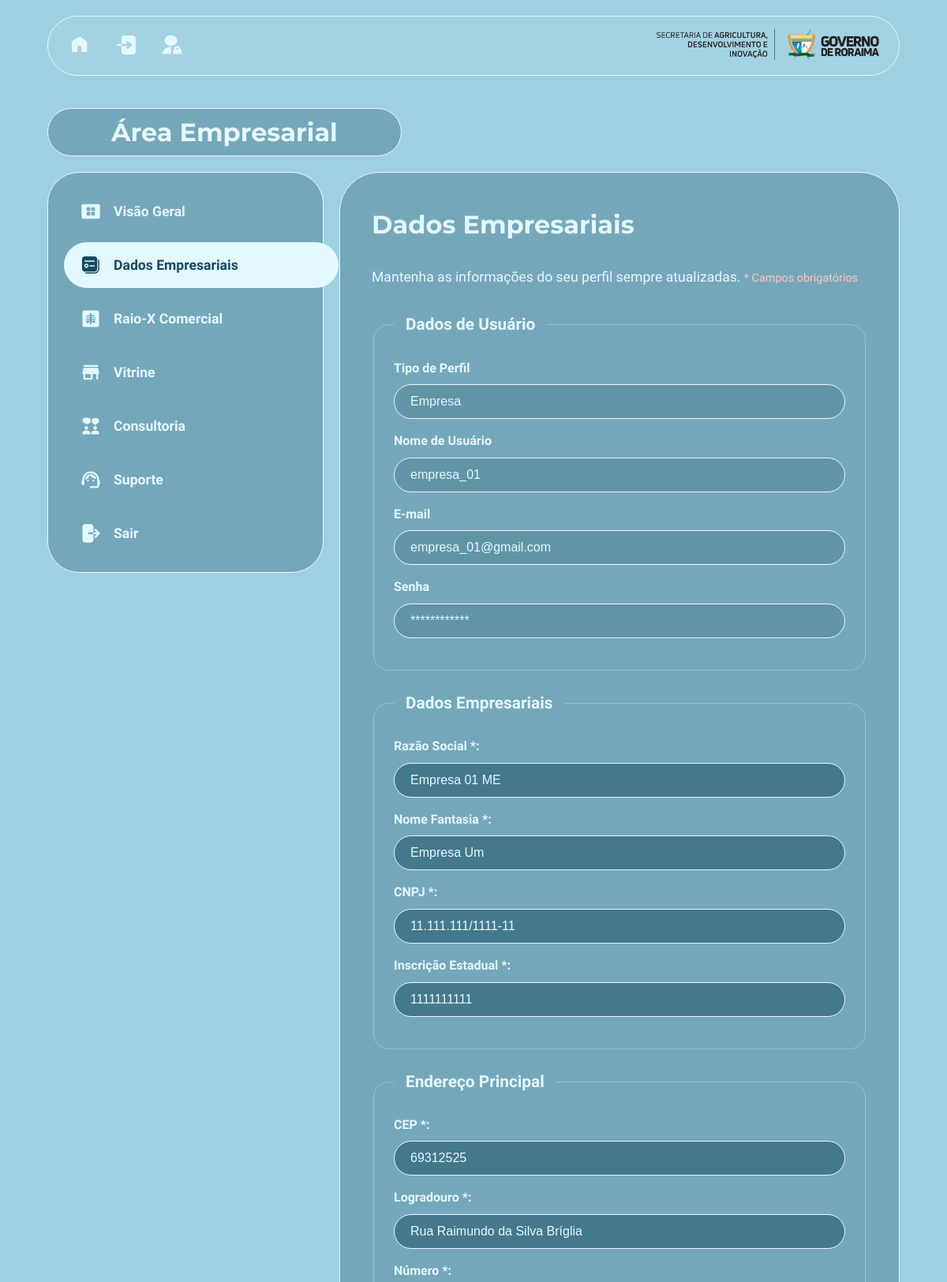
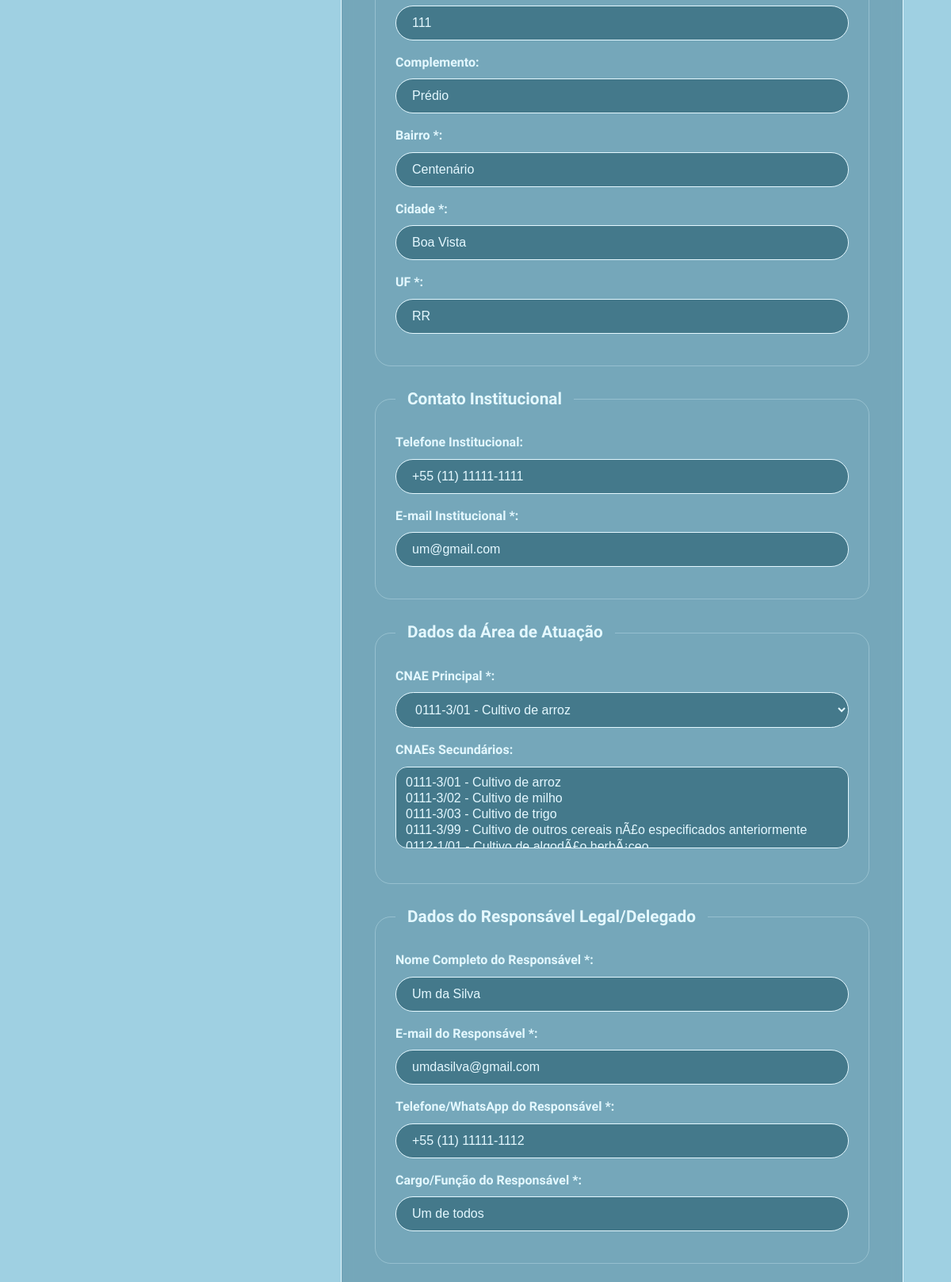
/profile/dados-empresariais/ (signed in, upper part), run on the app's committed database (2 pictures, top to bottom).
### site_setup/models.py (models this page shows, shortened)
class HeaderLogo(models.Model):
    image = models.ImageField(upload_to='logos/header/', help_text="Logo que aparece no header.")
    link = models.URLField(max_length=200, blank=True, null=True, help_text="Link opcional para o logo.")

### accounts_management/models.py (models this page shows)
class CustomUser(AbstractUser):
    USER_TYPE_CHOICES = (
        ('empresa', 'Empresa'),
        ('empreendedor', 'Empreendedor'),
    )
    user_type = models.CharField(
        max_length=20,
        choices=USER_TYPE_CHOICES,
        default='empreendedor',
        verbose_name="Este perfil é para"
    )
    is_email_verified = models.BooleanField(
        default=False,
        verbose_name="E-mail verificado"
    )

### profiles_management/models.py (models this page shows, shortened)
class EmpresaProfile(models.Model):
    user = models.OneToOneField(CustomUser, on_delete=models.CASCADE, related_name='empresa_profile')
    razao_social = models.CharField(max_length=255, verbose_name="Razão Social")
    nome_fantasia = models.CharField(max_length=255, verbose_name="Nome Fantasia")
    cnpj = models.CharField(max_length=18, unique=True, verbose_name="CNPJ") # Formato XX.XXX.XXX/XXXX-XX
    inscricao_estadual = models.CharField(max_length=20, verbose_name="Inscrição Estadual")
    cep = models.CharField(max_length=9, verbose_name="CEP") # Formato XXXXX-XXX
    logradouro = models.CharField(max_length=255, verbose_name="Logradouro")
    numero = models.CharField(max_length=20, verbose_name="Número")
    complemento = models.CharField(max_length=100, blank=True, null=True, verbose_name="Complemento")
    bairro = models.CharField(max_length=100, verbose_name="Bairro")
    cidade = models.CharField(max_length=100, verbose_name="Cidade")
    uf = models.CharField(max_length=2, verbose_name="UF")
    telefone_institucional = models.CharField(max_length=20, blank=True, null=True, verbose_name="Telefone Institucional")
    email_institucional = models.EmailField(max_length=255, verbose_name="E-mail Institucional")
    cnae_principal = models.ForeignKey(CNAE, on_delete=models.SET_NULL, null=True, related_name='empresas_principal', verbose_name="CNAE Principal")
    cnaes_secundarios = models.ManyToManyField(CNAE, related_name='empresas_secundarias', blank=True, verbose_name="CNAEs Secundários")
    responsavel_nome = models.CharField(max_length=255, verbose_name="Nome Completo do Responsável")
    responsavel_email = models.EmailField(max_length=255, verbose_name="E-mail do Responsável")
    responsavel_telefone = models.CharField(max_length=20, verbose_name="Telefone/WhatsApp do Responsável")
    responsavel_cargo = models.CharField(max_length=100, verbose_name="Cargo/Função do Responsável")
    logotipo = models.ImageField(upload_to='logotipos/', verbose_name="Logotipo")
    website = models.URLField(max_length=255, blank=True, null=True)
    redes_sociais = models.CharField(max_length=255, blank=True, null=True, verbose_name="Redes Sociais (links separados por vírgula)")
    comprovante_dados = models.FileField(upload_to='comprovantes/empresa/', verbose_name="Comprovante de Dados Empresariais (PDF, JPG)")
    comprovante_responsavel = models.FileField(upload_to='comprovantes/responsavel/', verbose_name="Comprovante do Responsável Legal (PDF, JPG)")
    class Meta:
        verbose_name = "Perfil de Empresa"
        verbose_name_plural = "Dados Empresariais - Empresa"

### profiles_management/views.py (the view)
# urls.py: path('dados-empresariais/', views.manage_profile_view, name='manage_profile'),
@login_required
def manage_profile_view(request):
    user = request.user
    if user.user_type == 'empresa':
        ProfileModel = EmpresaProfile
        ProfileForm = EmpresaProfileForm
    elif user.user_type == 'empreendedor':
        ProfileModel = EmpreendedorProfile
        ProfileForm = EmpreendedorProfileForm
    else:
        messages.error(request, 'Tipo de perfil de usuário inválido.')
        return redirect('dashboard')
    try:
        profile_instance = ProfileModel.objects.get(user=user)
    except ProfileModel.DoesNotExist:
        profile_instance = None
    if request.method == 'POST':
        form = ProfileForm(request.POST, request.FILES, instance=profile_instance)
        if form.is_valid():
            profile = form.save(commit=False)
            profile.user = user
            profile.save()
            messages.success(request, 'Seus dados foram salvos com sucesso!')
            return redirect('dashboard')
    else:
        form = ProfileForm(instance=profile_instance)
    context = {
        'form': form
    }
    return render(request, 'profiles_management/manage_profile.html', context)

### profiles_management/models.py (called while the page is built)
    def __str__(self):
        return f"{self.codigo} - {self.descricao}"

### site_setup/context_processors.py (called while the page is built)
def global_context(request):
    return {
        'header_logos': HeaderLogo.objects.all(),
        'partner_logos': PartnerLogo.objects.all().order_by('order'),
    }

### templates/profiles_management/manage_profile.html (shortened to what this page needs)
{% extends 'base.html' %}
{% load static %}
{% block content %}
<h1 class="page-title">Área Empresarial</h1>
<div class="page-layout">
    <aside class="sidebar-column">
        <div class="dashboard-menu">
            <a href="{% url 'dashboard' %}" class="dashboard-menu-item">
                <span class="menu-icon icon-visao-geral"></span>
                <span>Visão Geral</span>
            </a>
            <a href="{% url 'manage_profile' %}" class="dashboard-menu-item is-active">
                <span class="menu-icon icon-dados-empresariais"></span>
                <span>Dados Empresariais</span>
            </a>
            <a href="#" class="dashboard-menu-item">
                <span class="menu-icon icon-raio-x"></span>
                <span>Raio-X Comercial</span>
            </a>
            <a href="#" class="dashboard-menu-item">
                <span class="menu-icon icon-vitrine"></span>
                <span>Vitrine</span>
            </a>
            <a href="#" class="dashboard-menu-item">
                <span class="menu-icon icon-consultoria"></span>
                <span>Consultoria</span>
            </a>
            <a href="#" class="dashboard-menu-item">
                <span class="menu-icon icon-suporte"></span>
                <span>Suporte</span>
            </a>
            <form action="{% url 'logout' %}" method="post" style="margin: 0;">
                <button type="submit" class="dashboard-menu-item">
                    <span class="menu-icon icon-sair"></span>
                    <span>Sair</span>
                </button>
            </form>
        </div>
    </aside>
    <div class="main-column">
        <div class="content-panel">
            <div class="dashboard-content">
                <h2>Dados Empresariais</h2>
                <p>Mantenha as informações do seu perfil sempre atualizadas. <span class="required-notice">* Campos obrigatórios</span></p>
                <form method="post" enctype="multipart/form-data" class="profile-form">
                    {% if request.user.user_type == 'empresa' %}
                    <fieldset class="form-section">
                        <legend>Dados de Usuário</legend>
                        <div class="form-group readonly-group">
                            <label>Tipo de Perfil</label>
                            <input type="text" value="{{ request.user.get_user_type_display }}" readonly>
                        </div>
                        <div class="form-group readonly-group">
                            <label>Nome de Usuário</label>
                            <input type="text" value="{{ request.user.username }}" readonly>
                        </div>
                        <div class="form-group readonly-group">
                            <label>E-mail</label>
                            <input type="text" value="{{ request.user.email }}" readonly>
                        </div>
                         <div class="form-group readonly-group">
                            <label>Senha</label>
                            <input type="text" value="************" readonly>
                        </div>
                    </fieldset>
                    <fieldset class="form-section">
                        <legend>Dados Empresariais</legend>
                        <div class="form-group">{{ form.razao_social.label_tag }}{{ form.razao_social }}{{ form.razao_social.errors }}</div>
                        <div class="form-group">{{ form.nome_fantasia.label_tag }}{{ form.nome_fantasia }}{{ form.nome_fantasia.errors }}</div>
                        <div class="form-group">{{ form.cnpj.label_tag }}{{ form.cnpj }}{{ form.cnpj.errors }}</div>
                        <div class="form-group">{{ form.inscricao_estadual.label_tag }}{{ form.inscricao_estadual }}{{ form.inscricao_estadual.errors }}</div>
                    </fieldset>
                    <fieldset class="form-section">
                        <legend>Endereço Principal</legend>
                        <div class="form-group">{{ form.cep.label_tag }}{{ form.cep }}{{ form.cep.errors }}</div>
                        <div class="form-group">{{ form.logradouro.label_tag }}{{ form.logradouro }}{{ form.logradouro.errors }}</div>
                        <div class="form-group">{{ form.numero.label_tag }}{{ form.numero }}{{ form.numero.errors }}</div>
                        <div class="form-group">{{ form.complemento.label_tag }}{{ form.complemento }}{{ form.complemento.errors }}</div>
                        <div class="form-group">{{ form.bairro.label_tag }}{{ form.bairro }}{{ form.bairro.errors }}</div>
                        <div class="form-group">{{ form.cidade.label_tag }}{{ form.cidade }}{{ form.cidade.errors }}</div>
                        <div class="form-group">{{ form.uf.label_tag }}{{ form.uf }}{{ form.uf.errors }}</div>
                    </fieldset>
                    <fieldset class="form-section">
                        <legend>Contato Institucional</legend>
                        <div class="form-group">{{ form.telefone_institucional.label_tag }}{{ form.telefone_institucional }}{{ form.telefone_institucional.errors }}</div>
                        <div class="form-group">{{ form.email_institucional.label_tag }}{{ form.email_institucional }}{{ form.email_institucional.errors }}</div>
                    </fieldset>
                    <fieldset class="form-section">
                        <legend>Dados da Área de Atuação</legend>
                        <div class="form-group">{{ form.cnae_principal.label_tag }}{{ form.cnae_principal }}{{ form.cnae_principal.errors }}</div>
                        <div class="form-group">{{ form.cnaes_secundarios.label_tag }}{{ form.cnaes_secundarios }}{{ form.cnaes_secundarios.errors }}</div>
                    </fieldset>
                    <fieldset class="form-section">
                        <legend>Dados do Responsável Legal/Delegado</legend>
                        <div class="form-group">{{ form.responsavel_nome.label_tag }}{{ form.responsavel_nome }}{{ form.responsavel_nome.errors }}</div>
                        <div class="form-group">{{ form.responsavel_email.label_tag }}{{ form.responsavel_email }}{{ form.responsavel_email.errors }}</div>
                        <div class="form-group">{{ form.responsavel_telefone.label_tag }}{{ form.responsavel_telefone }}{{ form.responsavel_telefone.errors }}</div>
                        <div class="form-group">{{ form.responsavel_cargo.label_tag }}{{ form.responsavel_cargo }}{{ form.responsavel_cargo.errors }}</div>
                    </fieldset>
                    {% elif request.user.user_type == 'empreendedor' %}
                    {{ form.as_p }}
                    <div class="submit-wrapper">
                        <button type="submit" class="grid-item dark">Salvar Alterações</button>
                    </div>
                    {% endif %}
                </form>
            </div>
        </div>
    </div>
</div>
{% endblock %}

### templates/base.html (shortened to what this page needs)
{% load static %}
<!DOCTYPE html>
<html lang="pt-br">
    <link rel="stylesheet" href="{% static 'css/style.css' %}">
    <link rel="stylesheet" href="{% static 'css/market_intelligence.css' %}">
    <link href="https://cdn.jsdelivr.net/npm/tom-select@2.3.1/dist/css/tom-select.bootstrap5.css" rel="stylesheet">
</head>
<body class="{% block body_class %}{% endblock %}">
    <div class="container">
        <header class="main-header">
            <nav class="main-nav">
                <a href="{% url 'home' %}" aria-label="Acesso à página Home">
                    <img src="{% static 'images/icone_acesso_home.svg' %}" alt="Ícone para acesso a página Home">
                </a>
                {% if user.is_authenticated %}
                    <a href="{% url 'dashboard' %}" aria-label="Acesso ao seu painel">
                        <img src="{% static 'images/icone_acesso_conta_usuario.svg' %}" alt="icone para acesso ao seu painel">
                    </a>
                {% else %}
                    <a href="{% url 'login' %}" aria-label="Acesso à conta do usuário">
                        <img src="{% static 'images/icone_acesso_conta_usuario.svg' %}" alt="icone para acesso à conta do usuário">
                    </a>
                {% endif %}
                <a href="{% url 'admin:index' %}" aria-label="Acesso ao painel administrativo" target="_blank">
                    <img src="{% static 'images/icone_acesso_admin.svg' %}" alt="Ícone para acesso ao painel administrativo">
                </a>
            </nav>
            <div class="logos">
                {% for logo in header_logos %}
                    <a href="{{ logo.link | default:'#' }}" target="_blank" rel="noopener noreferrer">
                        <img src="{{ logo.image.url }}" alt="Logo de parceiro do header">
                    </a>
                {% endfor %}
            </div>
        </header>
        <main>
            {% block content %}
            {% endblock %}
        </main>
    </div>
</body>
</html>

### data on the page
HeaderLogo: image (picture)
CustomUser: user.user_type "Empresa", user.username "empresa_01", user.email "empresa_01@gmail.com"
EmpresaProfile: razao_social "Empresa 01 ME", nome_fantasia "Empresa Um", cnpj "11.111.111/1111-11", inscricao_estadual "1111111111", cep "69312525", logradouro "Rua Raimundo da Silva Bríglia", numero "111", complemento "Prédio", bairro "Centenário", cidade "Boa Vista", uf "RR", telefone_institucional "+55 (11) 11111-1111", email_institucional "um@gmail.com", cnae_principal "0111-3/01 - Cultivo de arroz", responsavel_nome "Um da Silva", responsavel_email "umdasilva@gmail.com", responsavel_telefone "+55 (11) 11111-1112", responsavel_cargo "Um de todos"
